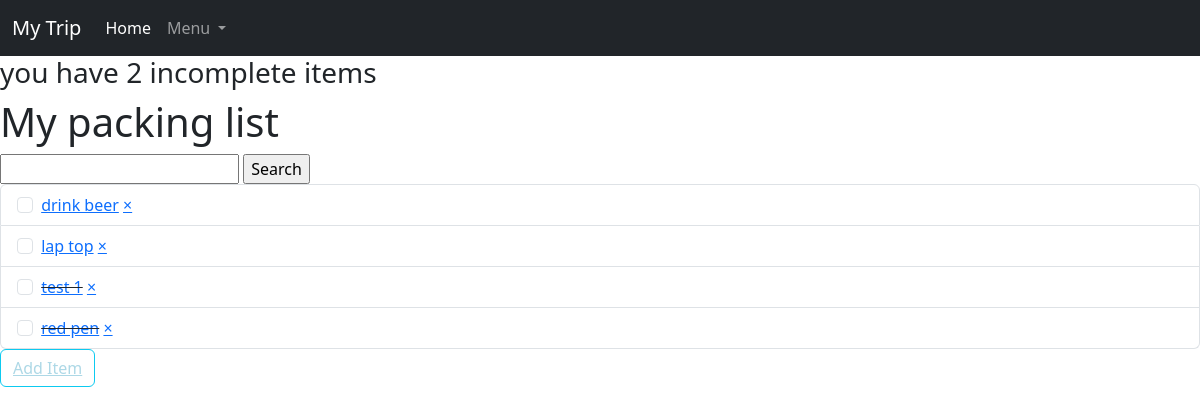
The page /packing/9/ (signed in) on the database its author committed.
### packing/models.py (models this page shows, shortened)
class Item(models.Model):
    title = models.CharField(max_length=50)
    note = models.TextField(max_length=200)
    is_completed = models.BooleanField(default=False)
    date = models.DateTimeField(auto_now_add=True)
    user = models.ForeignKey(User, on_delete=models.CASCADE, null=True, blank=True)
    trip = models.ForeignKey(Location, on_delete=models.CASCADE, null=True, blank=True)
    class Meta:
        ordering = ['is_completed']

### packing/views.py (the view)
# urls.py: path("packing/<int:pk>/", ItemList.as_view(), name="itemlist"),
class ItemList(LoginRequiredMixin,ListView):
    model = Item
    fields = '__all__'
    template_name = 'packing/item_list.html'
    context_object_name = "items"
    def get_context_data(self, **kwargs):
        context = super().get_context_data(**kwargs)
        trip_id =self.kwargs['pk']
        context['items'] = context['items'].filter(user=self.request.user, trip=trip_id)
        context['count'] = context['items'].filter(is_completed=False).count()
        search_input = self.request.GET.get('search-area') or ''
        if search_input:
            context['items'] = context['items'].filter(
                title__icontains=search_input)
        context['search_input'] = search_input
        context['trip_id'] = trip_id
        return context

### templates/packing/item_list.html
{% extends 'main.html' %}
{% block content %}
<div class="header-bar">
    <div>
        <h3>you have {{count}} incomplete item{{ count|pluralize:"s" }}</h3>
    </div>
</div>
<h1>My packing list</h1>
<form method="GET">
    <input type="text" name ="search-area" value={{search_input}}>
    <input type="submit" value ="Search"/>
</form>
<ul class="list-group">
    {% for item in items %}
    <li class="list-group-item">
        {% if item.is_completed %}
        <input class="form-check-input me-1" type="checkbox" value="" id="{{ item.id }}">
        <label class="form-check-label" >
            <s><a href="{% url 'itemdetail' item.id %}">{{ item.title }}</a></s>
            <a href="{% url 'deleteitem' item.id %}">&#215;</a>
        </label>
        {% else %}
        <input class="form-check-input me-1" type="checkbox" value="" id="{{ item.id }}">
        <label class="form-check-label" >
            <a href="{% url 'itemdetail' item.id %}">{{ item.title }}</a>
            <a href="{% url 'deleteitem' item.id %}">&#215;</a>
        </label>
        {% endif %}
    </li>
    {% endfor %}
</ul>
<button type="button" class="btn btn-outline-info" ><a href="{% url 'additem' trip_id %}" style="color: lightblue;">Add Item</a></button>
{% endblock content %}

### rows shown on the page
Item: title "drink beer"
Item: title "lap top"
Item: title "test 1"
Item: title "red pen"

### other values the page prints
{{ count }} "2"
